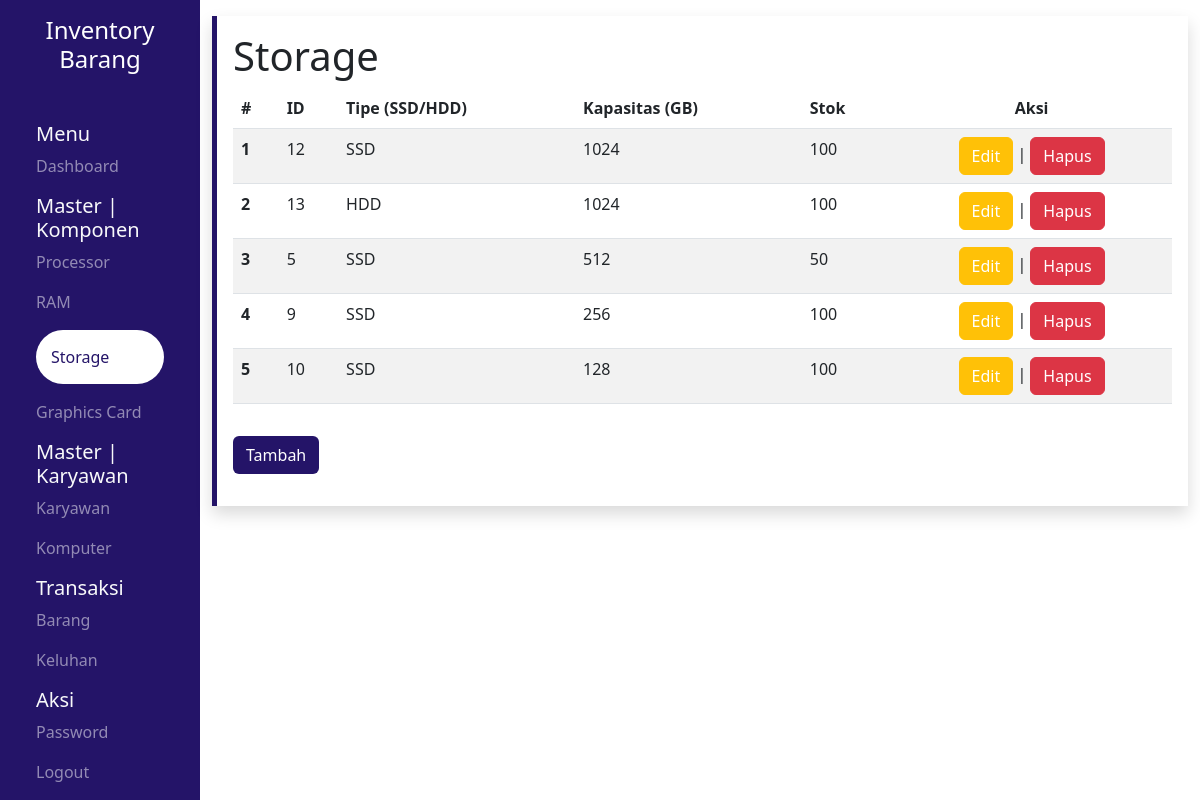
The page /pages/storage/index.php (signed in) on the database as committed earlier.
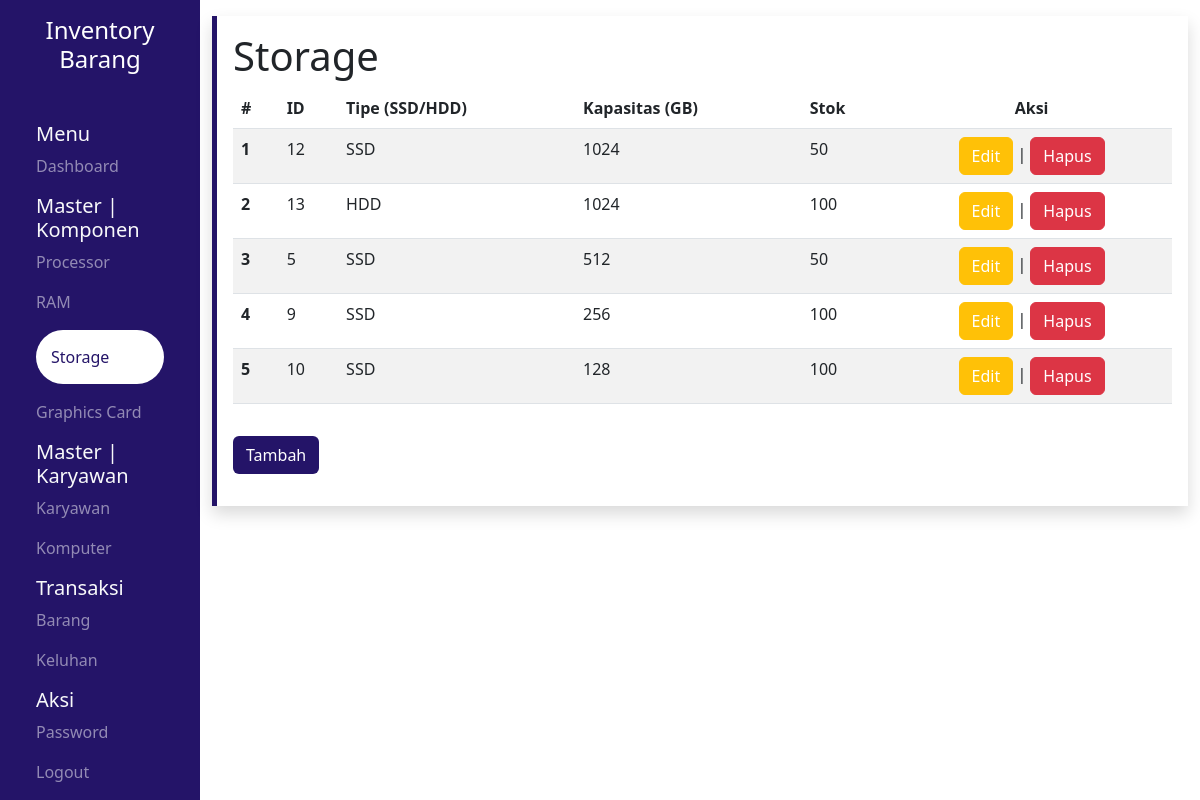
The same page on the database as committed later.
### tables this page shows
CREATE TABLE `storage` (
  `id` int(11) NOT NULL,
  `tipe` varchar(25) NOT NULL,
  `kapasitas` int(11) NOT NULL,
  `stok` int(11) NOT NULL
);

### pages/storage/index.php (the view, shortened to what this page needs)
<?php
include "../src/config/connect.php";
$row = mysqli_query($conn, "SELECT * FROM storage ORDER BY kapasitas DESC");
?>
<!DOCTYPE html>
<html lang="en">
<head>
    <link rel="stylesheet" href="../src/css/global.css">
    <?php include '../src/library/bootstrap.php' ?>
    <?php include '../src/library/datatables.php' ?>
    <?php include '../src/library/sweetalert.php' ?>
</head>
<body>
    <div class="container-fluid">
        <div class="row vh-100">
            <section id="sidebar" class="col-md-2 sidebar text-light">
                <a href="../../">
                    <div class="text-center my-3 mb-5">
                        <h4>Inventory Barang</h4>
                    </div>
                </a>
                <div class="mx-4">
                    <h5>Menu</h5>
                    <a href="../dashboard/">
                        <p class="opacity">Dashboard</p>
                    </a>
                </div>
                <div class="mx-4">
                    <h5>Master | Komponen</h5>
                    <a href="../processor/">
                        <p class="opacity">Processor</p>
                    </a>
                    <a href="../ram/">
                        <p class="opacity">RAM</p>
                    </a>
                    <a href="../storage/">
                        <p class="opacity-100 aktif rounded-pill">Storage</p>
                    </a>
                    <a href="../vga/">
                        <p class="opacity">Graphics Card</p>
                    </a>
                </div>
                <div class="mx-4">
                    <h5>Master | Karyawan</h5>
                    <a href="../karyawan/">
                        <p class="opacity">Karyawan</p>
                    </a>
                    <a href="../komputer/">
                        <p class="opacity">Komputer</p>
                    </a>
                </div>
                <div class="mx-4">
                    <h5>Transaksi</h5>
                    <a href="../barang/">
                        <p class="opacity">Barang</p>
                    </a>
                    <a href="../keluhan/">
                        <p class="opacity">Keluhan</p>
                    </a>
                </div>
                <div class="mx-4">
                    <h5>Aksi</h5>
                    <a href="../password/">
                        <p class="opacity">Password</p>
                    </a>
                    <a href="../../logout.php">
                        <p class="opacity">Logout</p>
                    </a>
                </div>
            </section>
            <section id="content" class="col-md-10 content">
                <div class="wrapper shadow p-3 my-3 left">
                    <h1>Storage</h1>
                    <table id="myTable" class="table table-striped display">
                        <thead>
                            <tr>
                                <th scope="col">#</th>
                                <th scope="col">ID</th>
                                <th scope="col">Tipe (SSD/HDD)</th>
                                <th scope="col">Kapasitas (GB)</th>
                                <th scope="col">Stok</th>
                                <th scope="col" class="text-center">Aksi</th>
                            </tr>
                        </thead>
                        <tbody>
                            <?php $no = 1 ?>
                            <?php while ($result = mysqli_fetch_array($row)) : ?>
                                <tr>
                                    <th scope="row"><?= $no++ ?></th>
                                    <td><?= $result["id"] ?></td>
                                    <td><?= $result["tipe"] ?></td>
                                    <td><?= $result["kapasitas"] ?></td>
                                    <td><?= $result["stok"] ?></td>
                                    <td>
                                        <div class="text-center">
                                            <a href="update.php?id=<?= $result['id'] ?>" class="btn btn-warning">Edit</a> | <a href="delete.php?id=<?= $result['id'] ?>" id="btn-del" class="btn btn-danger">Hapus</a>
                                        </div>
                                    </td>
                                </tr>
                            <?php endwhile; ?>
                        </tbody>
                    </table>
                    <a href="add.php" class="btn ungu my-3">Tambah</a>
                </div>
            </section>
        </div>
    </div>
</body>
</html>

Rows that differ between the two databases and show on the page:
changed storage id 12: stok "100" → "50"
